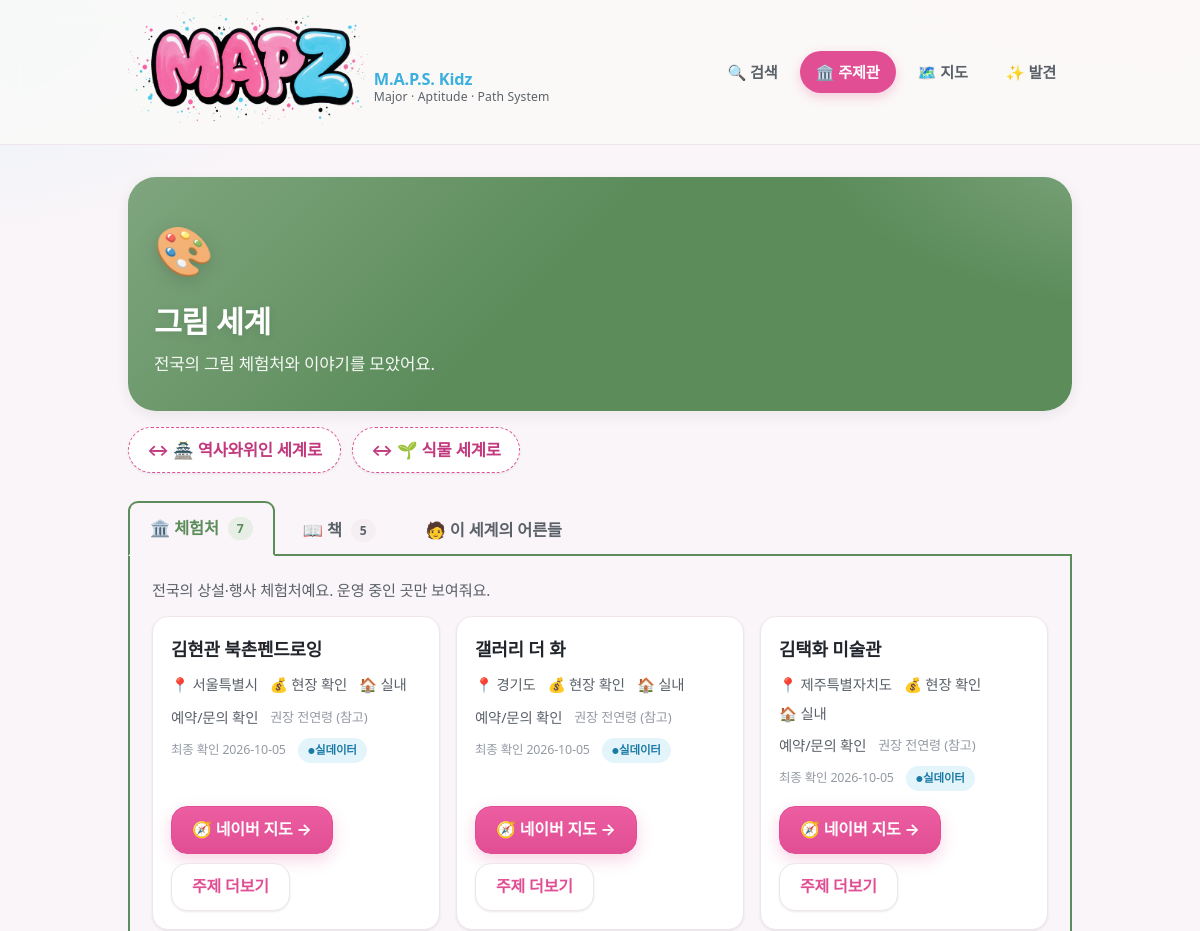
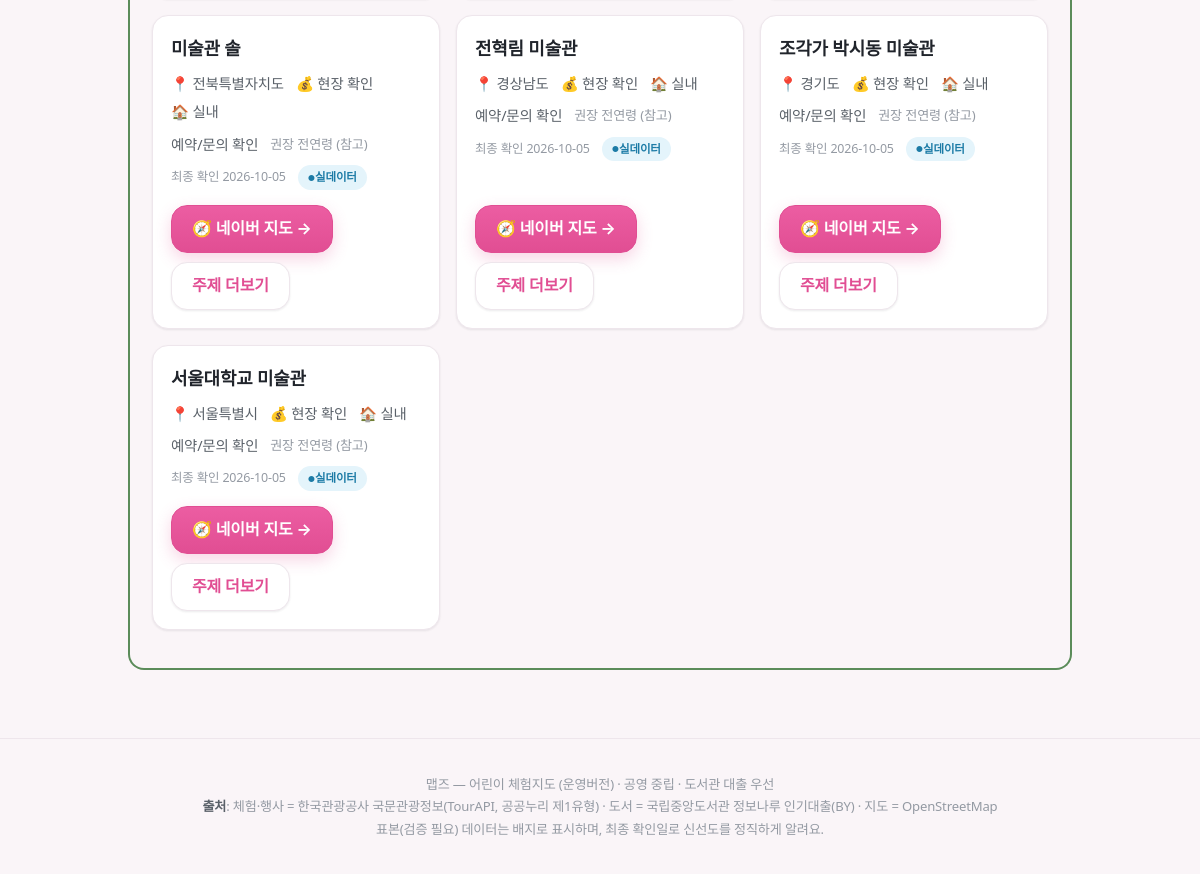
/topic/art, run on an earlier commit of the app's database (2 pictures, top to bottom).
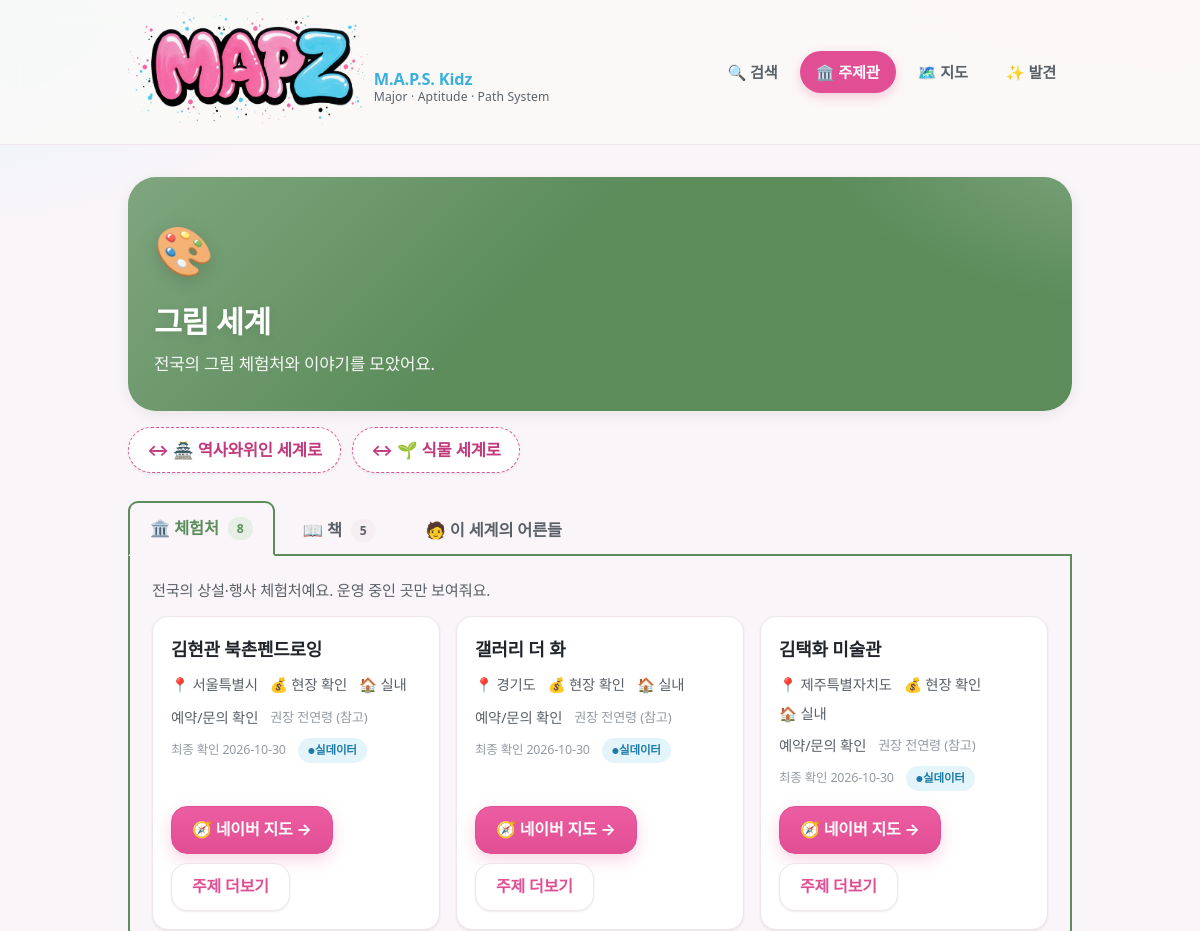
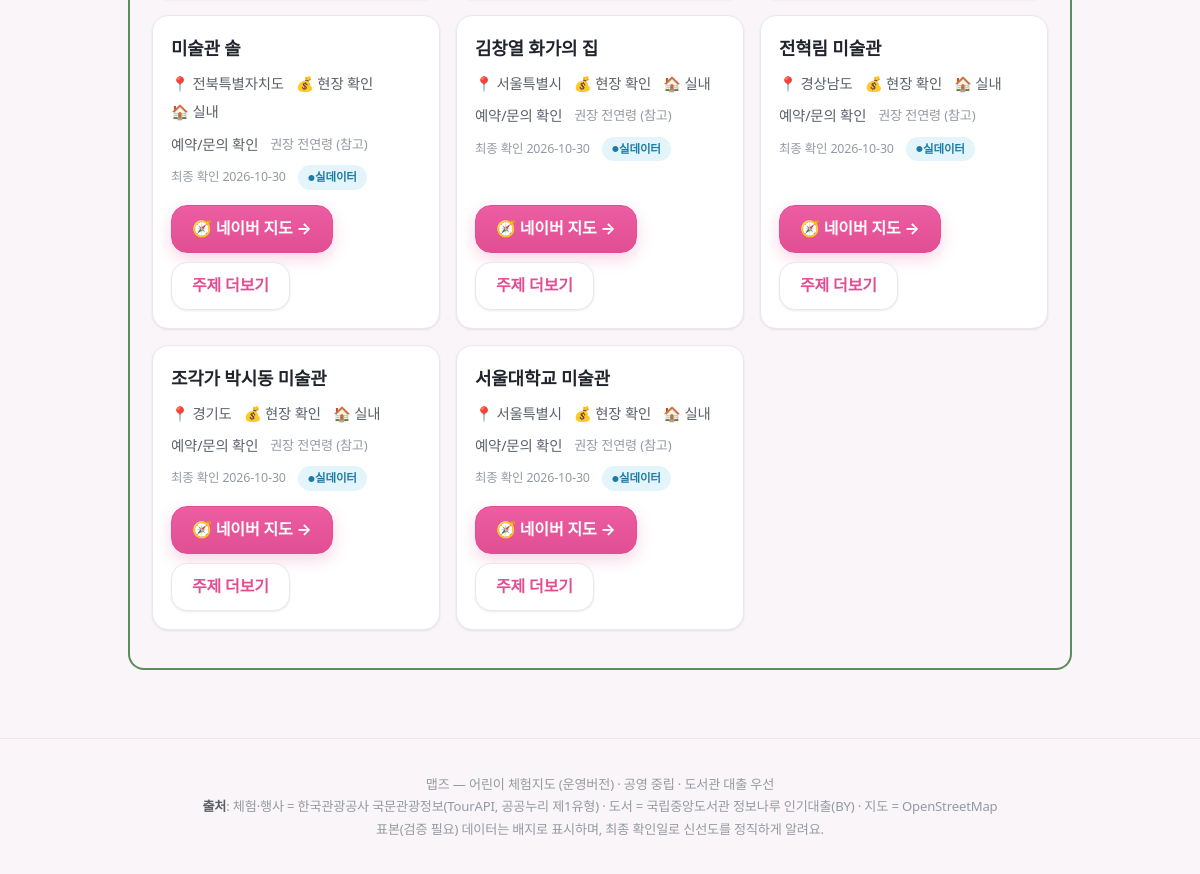
And on a later commit of the database (2 pictures, top to bottom).
### tables this page shows
CREATE TABLE topic(id TEXT PRIMARY KEY, name TEXT, synonyms TEXT, emoji TEXT,
  demand_score REAL, connection_score REAL, age_profile TEXT);

CREATE TABLE experience(id TEXT PRIMARY KEY, name TEXT, type TEXT, topic_tags TEXT,
  verb_tags TEXT, lat REAL, lng REAL, region TEXT, period_start TEXT, period_end TEXT,
  hours TEXT, age_note TEXT, duration_min INT, cost TEXT, reservation_url TEXT,
  indoor INT, parking TEXT, stroller TEXT, crowd_note TEXT, related_books TEXT,
  tel TEXT, image TEXT, source TEXT, is_seed INT, last_verified TEXT, status TEXT);

### app/main.py (the view)
@app.get("/topic/{tid}", response_class=HTMLResponse)
def page_topic(request: Request, tid: str):
    if tid not in TOPICS: return HTMLResponse("<h1>알 수 없는 주제</h1>", status_code=404)
    return templates.TemplateResponse(request, "topic.html", {"d": api_topic_detail(tid), "topic": TOPICS[tid],
        "topics_all": TOPICS, "today": today(), "active": "topic"})

### app/templates/topic.html (shortened to what this page needs)
{% extends "base.html" %}
{% import "macros.html" as m %}
{% block content %}
<div class="hero" style="background:linear-gradient(140deg,{{ topic.color }},{{ topic.color }})">
<div class="emoji-big">{{ topic.emoji }}</div>
<h1>{{ topic.name }} 세계</h1>
<p style="margin:0;opacity:.95;font-size:1.05rem">전국의 {{ topic.name }} 체험처와 이야기를 모았어요.</p>
</div>
<div class="sidestep" style="margin-top:16px">
{% for a in d.adjacency %}<a href="/topic/{{ a.topic }}">↔ {{ topics_all[a.topic].emoji }} {{ a.name }} 세계로</a>{% endfor %}
</div>
<div class="ttabs" role="tablist" aria-label="주제관 섹션" style="--tc:{{ topic.color }}">
  <button class="ttab" role="tab" aria-selected="true"  aria-controls="tp-exp"   id="tab-exp"   data-panel="tp-exp">🏛️ 체험처 <span class="cnt">{{ d.experiences|length }}</span></button>
  <button class="ttab" role="tab" aria-selected="false" aria-controls="tp-book"  id="tab-book"  data-panel="tp-book">📖 책 <span class="cnt">{{ d.books|length }}</span></button>
  <button class="ttab" role="tab" aria-selected="false" aria-controls="tp-adult" id="tab-adult" data-panel="tp-adult">🧑 이 세계의 어른들</button>
</div>
<div class="tbox" style="--tc:{{ topic.color }}">
<section class="tpanel" id="tp-exp" role="tabpanel" aria-labelledby="tab-exp" tabindex="0">
  <p class="section-note">전국의 상설·행사 체험처예요. 운영 중인 곳만 보여줘요.</p>
  <div class="cards">
  {% for x in d.experiences %}{{ m.exp_card(x) }}{% endfor %}
  </div>
</section>
</div>
{% endblock %}

### app/templates/macros.html (shortened to what this page needs)
{% macro seed_badge(is_seed) -%}
{% if is_seed %}<span class="badge-seed">표본(검증 필요)</span>{% else %}<span class="badge-live">실데이터</span>{% endif %}
{%- endmacro %}
{% macro exp_card(x) -%}
<article class="card">
<h3>{{ x.name }}</h3>
<div class="meta"><span>📍 {{ x.region }}</span><span>💰 {{ x.cost or '현장 확인' }}</span>
<span>{{ '🏠 실내' if x.indoor else '🌳 야외' }}</span>{% if x.tel %}<span>📞 {{ x.tel }}</span>{% endif %}</div>
<div class="meta"><span>{{ '예약/문의 확인' if not x.tel else '전화 문의 가능' }}</span>
<span class="age">권장 {{ x.age_note or '전연령' }} (참고)</span></div>
<div class="meta"><span class="verified">최종 확인 {{ x.last_verified }}</span> {{ seed_badge(x.is_seed) }}</div>
<div class="cta-row"><a class="btn" href="{{ x.maplink }}" target="_blank" rel="noopener">🧭 네이버 지도 →</a>
<a class="btn ghost" href="/topic/{{ x.topic_tags[0] }}">주제 더보기</a></div>
</article>
{%- endmacro %}

What changed in the data, as far as the page shows it:
changed experience "김현관 북촌펜드로잉": last_verified "2026-10-05" → "2026-10-30"
changed experience "갤러리 더 화": last_verified "2026-10-05" → "2026-10-30"
changed experience "김택화 미술관": last_verified "2026-10-05" → "2026-10-30"
changed experience "미술관 솔": last_verified "2026-10-05" → "2026-10-30"
added experience: name "김창열 화가의 집", region "서울특별시", cost "현장 확인", indoor "🏠 실내", tel "예약/문의 확인", age_note "전연령", last_verified "2026-10-30"
changed experience "전혁림 미술관": last_verified "2026-10-05" → "2026-10-30"
changed experience "조각가 박시동 미술관": last_verified "2026-10-05" → "2026-10-30"
changed experience "서울대학교 미술관": last_verified "2026-10-05" → "2026-10-30"
Also different on the page:
{{ d.experiences|length }}: "7" → "8"
